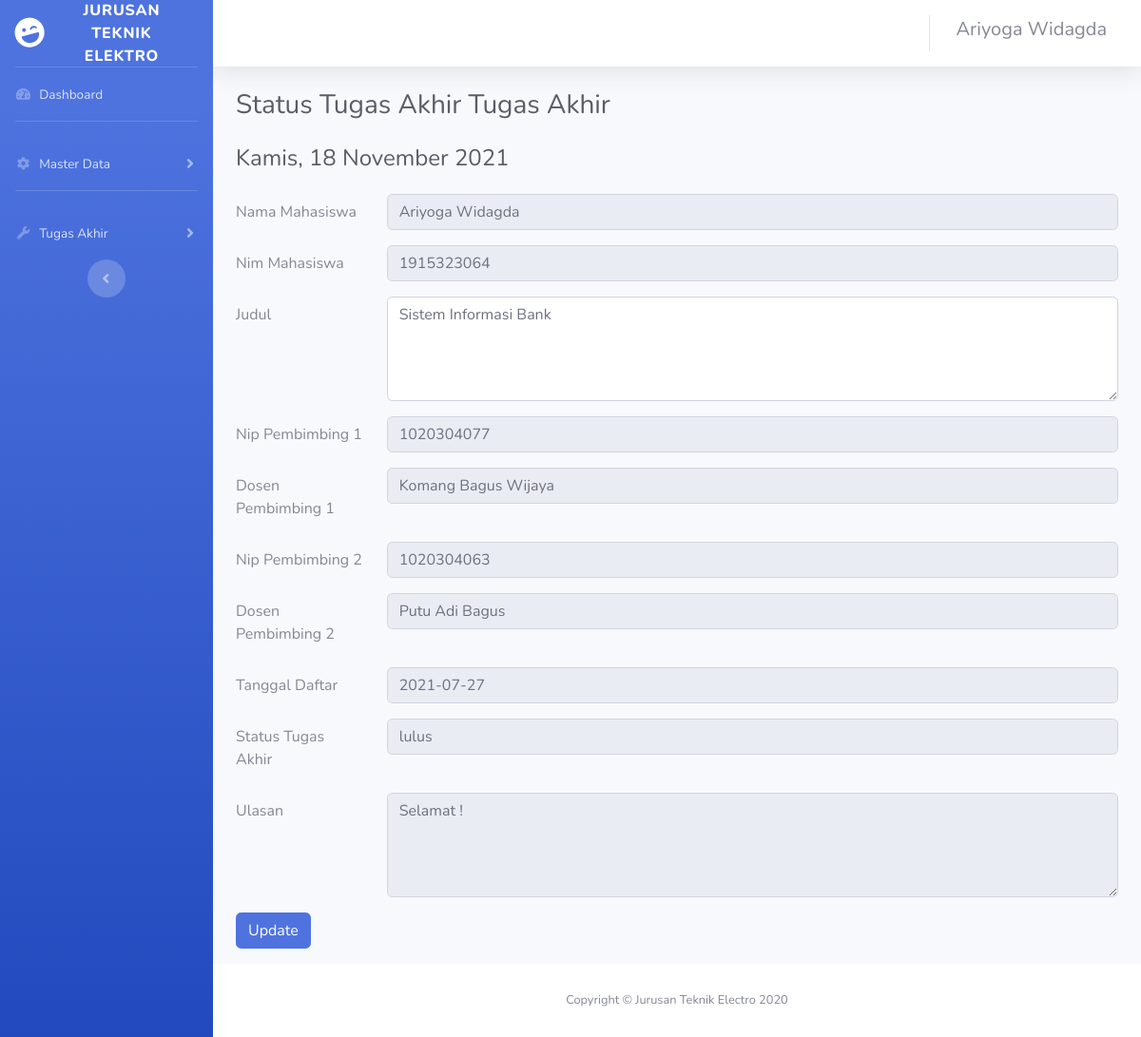
The app's page /mahasiswa/editta.php (signed in) with its own data.
### tables this page shows
CREATE TABLE `mahasiswa` (
  `nim` varchar(20) NOT NULL,
  `namamhs` varchar(50) DEFAULT NULL,
  `tempatlahir` varchar(50) DEFAULT NULL,
  `tanggallahir` date DEFAULT NULL,
  `kelas` varchar(50) DEFAULT NULL,
  `alamat` varchar(100) DEFAULT NULL,
  `notelp` varchar(30) DEFAULT NULL,
  `email` varchar(100) DEFAULT NULL,
  `status` varchar(60) DEFAULT NULL,
  `kode_prodi` varchar(10) DEFAULT NULL,
  `id_level` varchar(10) DEFAULT NULL
);

CREATE TABLE `tugasakhir` (
  `id_ta` int(11) NOT NULL,
  `nim_mhs` varchar(20) DEFAULT NULL,
  `nip_pb1` varchar(30) DEFAULT NULL,
  `nama_pb1` varchar(100) DEFAULT NULL,
  `nip_pb2` varchar(30) DEFAULT NULL,
  `nama_pb2` varchar(100) DEFAULT NULL,
  `judul` text NOT NULL,
  `status_ta` varchar(30) NOT NULL,
  `tanggal_daftar` date NOT NULL,
  `ulasan` text NOT NULL
);

### mahasiswa/editta.php (the view, shortened to what this page needs)
<!DOCTYPE html>
<html lang="en">
<head>
    <link href="../vendor/fontawesome-free/css/all.min.css" rel="stylesheet" type="text/css">
    <link href="../css/sb-admin-2.min.css" rel="stylesheet">
</head>
<body id="page-top">
    <?php
    $user=$_SESSION['username'];
    include('../koneksi.php');
    $data=mysqli_query($koneksi,"select * from mahasiswa where nim='$user'");
    $cek=mysqli_fetch_array($data);
    ?>
    <div id="wrapper">
        <ul class="navbar-nav bg-gradient-primary sidebar sidebar-dark accordion" id="accordionSidebar">
            <a class="sidebar-brand d-flex align-items-center justify-content-center" href="index.html">
                <div class="sidebar-brand-icon rotate-n-15">
                    <i class="fas fa-laugh-wink"></i>
                </div>
                <div class="sidebar-brand-text mx-3">Jurusan Teknik Elektro <sup></sup></div>
            </a>
            <hr class="sidebar-divider my-0">
            <li class="nav-item">
                <a class="nav-link" href="indexmhs.php">
                    <i class="fas fa-fw fa-tachometer-alt"></i>
                    <span>Dashboard</span></a>
            </li>
            <hr class="sidebar-divider">
            <li class="nav-item">
                <a class="nav-link collapsed" href="#" data-toggle="collapse" data-target="#collapseTwo"
                    aria-expanded="true" aria-controls="collapseTwo">
                    <i class="fas fa-fw fa-cog"></i>
                    <span>Master Data</span>
                </a>
            </li>
                   <hr class="sidebar-divider">
            <li class="nav-item">
                <a class="nav-link collapsed" href="#" data-toggle="collapse" data-target="#collapseUtilities"
                    aria-expanded="true" aria-controls="collapseUtilities">
                    <i class="fas fa-fw fa-wrench"></i>
                    <span>Tugas Akhir</span>
                </a>
            </li>
            <div class="text-center d-none d-md-inline">
                <button class="rounded-circle border-0" id="sidebarToggle"></button>
            </div>
        </ul>
        <div id="content-wrapper" class="d-flex flex-column">
            <div id="content">
                <nav class="navbar navbar-expand navbar-light bg-white topbar mb-4 static-top shadow">
                    <ul class="navbar-nav ml-auto">
                        <li class="nav-item dropdown no-arrow">
                            <a class="nav-link dropdown-toggle" href="#" id="userDropdown" role="button"
                                data-toggle="dropdown" aria-haspopup="true" aria-expanded="false">
                                <span class="mr-2 d-none d-lg-inline text-gray-600 small"><h5><?php  echo"".$cek['namamhs']?></h5></span>
                            </a>
                        </li>
                    </ul>
                </nav>
                <div class="container-fluid">
                    <h1 class="h3 mb-4 text-gray-800">Status Tugas Akhir Tugas Akhir</h1>
                    <h1 class="h4 mb-4 text-gray-800"><?php $date=date('Y-m-d');
    echo "".format_hari_tanggal($date); ?></h1>
                      <?php
                       $data1=mysqli_query($koneksi,"select * from tugasakhir join mahasiswa on tugasakhir.nim_mhs = mahasiswa.nim  where tugasakhir.nim_mhs='$user'");
                       $d=mysqli_fetch_array($data1);
                      ?>
                    <form method="post" action="updateta.php">
                    <div class="form-group row">
                        <label for="namamhs" class="col-sm-2 col-form-label">Nama Mahasiswa</label>
                        <div class="col-sm-10">
                        <input type="text" class="form-control" id="nmmhs" readonly value="<?php echo"".$d['namamhs'] ?>" >
                        </div>
                    </div>
                    <div class="form-group row">
                        <label for="nim" class="col-sm-2 col-form-label">Nim Mahasiswa</label>
                        <div class="col-sm-10">
                        <input type="text" class="form-control" name="nim" id="nmmhs" readonly value="<?php echo"".$d['nim_mhs'] ?>" >
                        </div>
                    </div>
                    <div class="form-group row">
                        <label for="judul" class="col-sm-2 col-form-label">Judul</label>
                        <div class="col-sm-10">
                        <textarea  class="form-control" name="ta" id="judul" rows="4" cols="69"  ><?php  echo"".$d['judul']?></textarea>
                        </div>
                    </div>
                    <div class="form-group row">
                        <label for="dsn1" class="col-sm-2 col-form-label">Nip Pembimbing 1</label>
                        <div class="col-sm-10">
                        <input type="text" class="form-control" name="nmdsn1" id="dsn1"readonly value="<?php echo"".$d['nip_pb1'] ?>">
                        </div>
                    </div>
                <div class="form-group row">
                        <label for="dsn1" class="col-sm-2 col-form-label">Dosen Pembimbing 1</label>
                        <div class="col-sm-10">
                        <input type="text" class="form-control" name="nmdsn1" id="dsn1" readonly value="<?php echo"".$d['nama_pb1'] ?>">
                        </div>
                    </div>
                    <div class="form-group row">
                        <label for="dsn2" class="col-sm-2 col-form-label">Nip Pembimbing 2</label>
                        <div class="col-sm-10">
                        <input type="text" class="form-control" name="nmdsn2" id="dsn2" readonly value="<?php echo"".$d['nip_pb2'] ?>">
                        </div>
                    </div>
                <div class="form-group row">
                        <label for="dsn2" class="col-sm-2 col-form-label">Dosen Pembimbing 2</label>
                        <div class="col-sm-10">
                        <input type="text" class="form-control" name="nmdsn2" id="dsn2" readonly value="<?php echo"".$d['nama_pb2'] ?>">
                        </div>
                    </div>
                    <div class="form-group row">
                        <label for="dsn2" class="col-sm-2 col-form-label">Tanggal Daftar</label>
                        <div class="col-sm-10">
                        <input type="text" class="form-control" name="nmdsn2" id="dsn2" readonly value="<?php echo"".$d['tanggal_daftar'] ?>">
                        </div>
                    </div>
                    <div class="form-group row">
                        <label for="dsn2" class="col-sm-2 col-form-label">Status Tugas Akhir</label>
                        <div class="col-sm-10">
                        <input type="text" class="form-control" name="nmdsn2" id="dsn2" readonly value="<?php echo"".$d['status_ta'] ?>">
                        </div>
                    </div>
                    <div class="form-group row">
                        <label for="ulasan" class="col-sm-2 col-form-label">Ulasan</label>
                        <div class="col-sm-10">
                        <textarea  class="form-control" name="tugasakhir" id="judul" rows="4" cols="69" placeholder="Silahkan Tulis Judul Tugas Akhir Anda!" readonly><?php echo"".$d['ulasan'] ?></textarea>
                        </div>
                    </div>
                    <div class="form-group row">
                        <div class="col-sm-10">
                        <input type="submit" class="btn btn-primary" value="Update">
                        </div>
                    </div>
</form>
                </div>
            </div>
            <footer class="sticky-footer bg-white">
                <div class="container my-auto">
                    <div class="copyright text-center my-auto">
                        <span>Copyright &copy; Jurusan Teknik Electro 2020</span>
                    </div>
                </div>
            </footer>
        </div>
    </div>
    <?php
function format_hari_tanggal($waktu)
{
    $hari_array = array(
        'Minggu',
        'Senin',
        'Selasa',
        'Rabu',
        'Kamis',
        'Jumat',
        'Sabtu'
    );
    $hr = date('w', strtotime($waktu));
    $hari = $hari_array[$hr];
    $tanggal = date('j', strtotime($waktu));
    $bulan_array = array(
        1 => 'Januari',
        2 => 'Februari',
        3 => 'Maret',
        4 => 'April',
        5 => 'Mei',
        6 => 'Juni',
        7 => 'Juli',
        8 => 'Agustus',
        9 => 'September',
        10 => 'Oktober',
        11 => 'November',
        12 => 'Desember',
    );
    $bl = date('n', strtotime($waktu));
    $bulan = $bulan_array[$bl];
    $tahun = date('Y', strtotime($waktu));
    return "$hari, $tanggal $bulan $tahun";
}
?>
</body>
</html>

### records on screen
mahasiswa: namamhs "Ariyoga Widagda"
tugasakhir: nim_mhs.namamhs "Ariyoga Widagda", nim "1915323064", ta "Sistem Informasi Bank", nmdsn1 "1020304077", nmdsn1 "Komang Bagus Wijaya", nmdsn2 "1020304063", nmdsn2 "Putu Adi Bagus", nmdsn2 "2021-07-27", nmdsn2 "lulus", tugasakhir "Selamat !"
